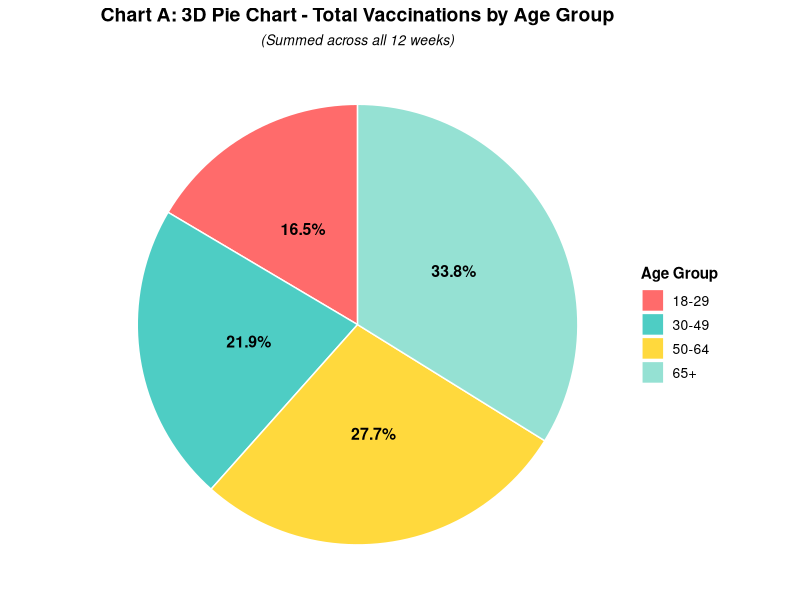
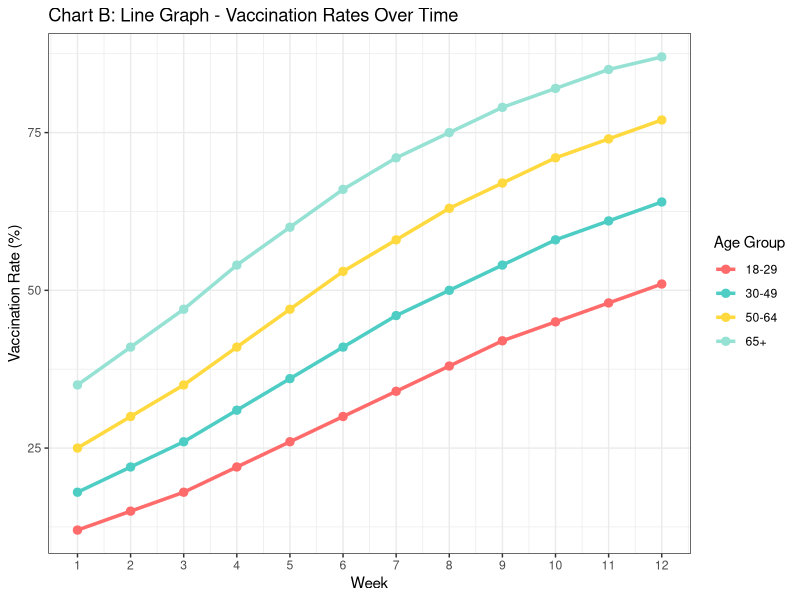
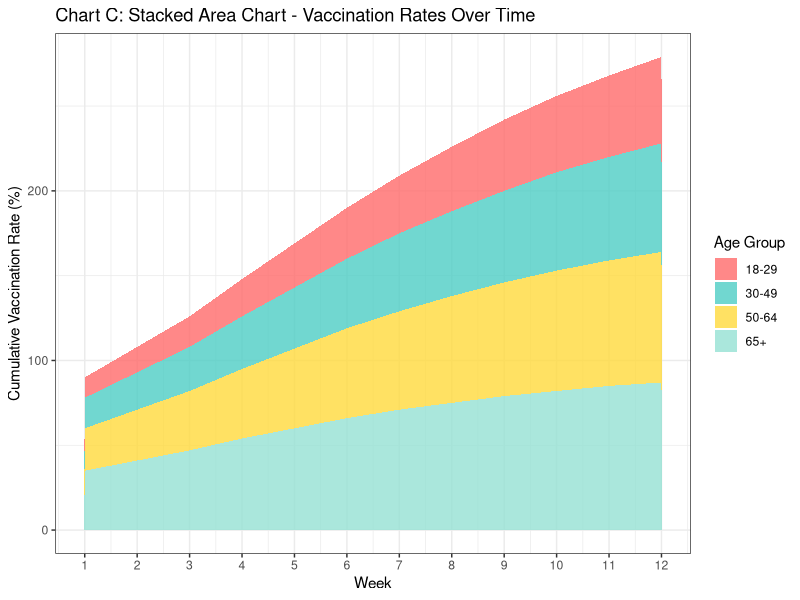
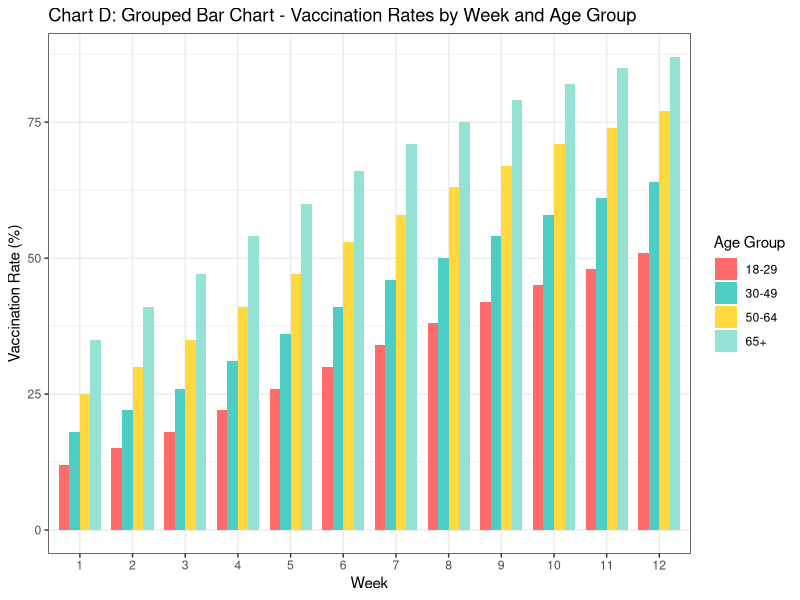
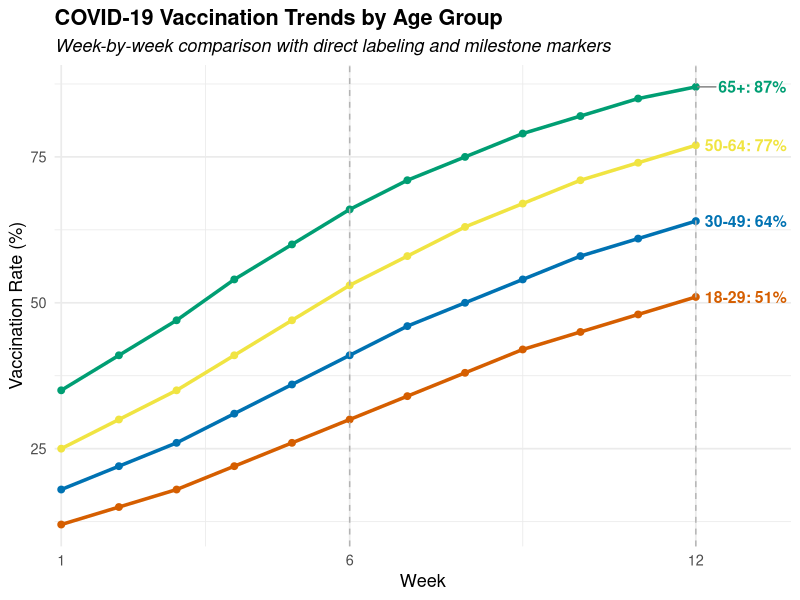
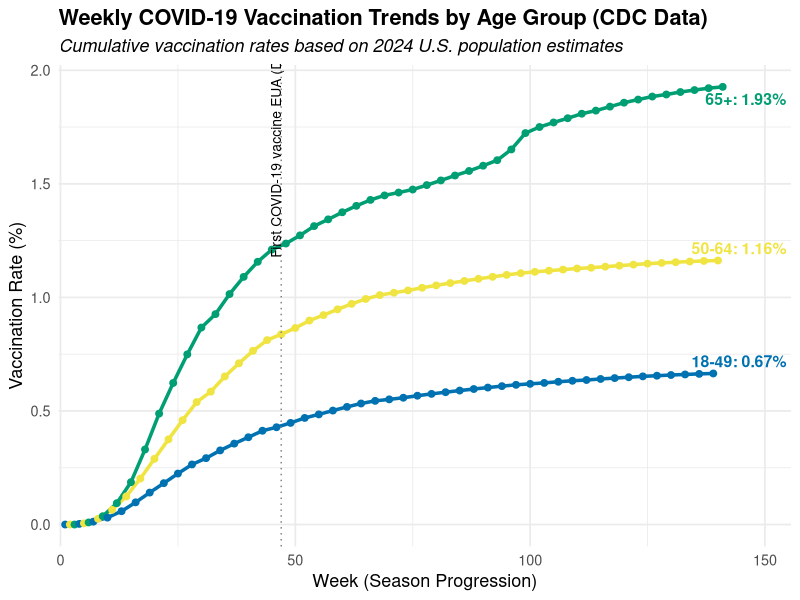
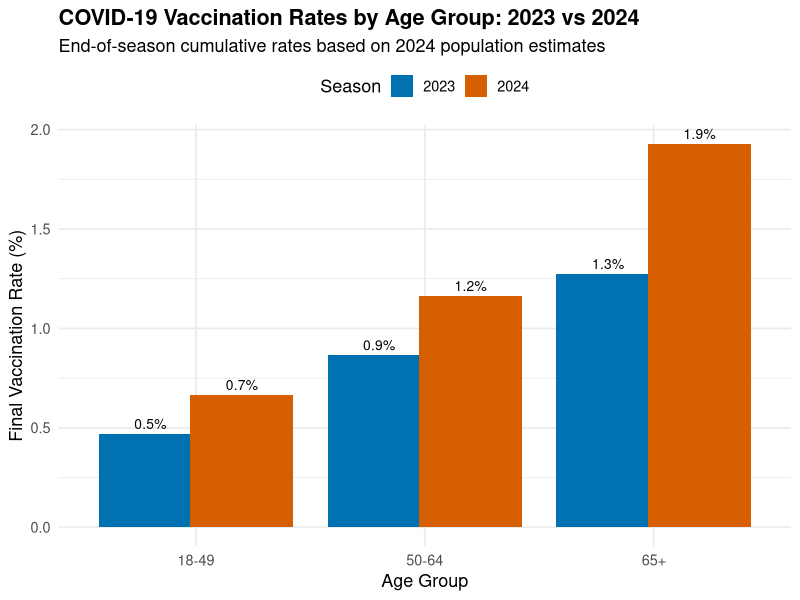
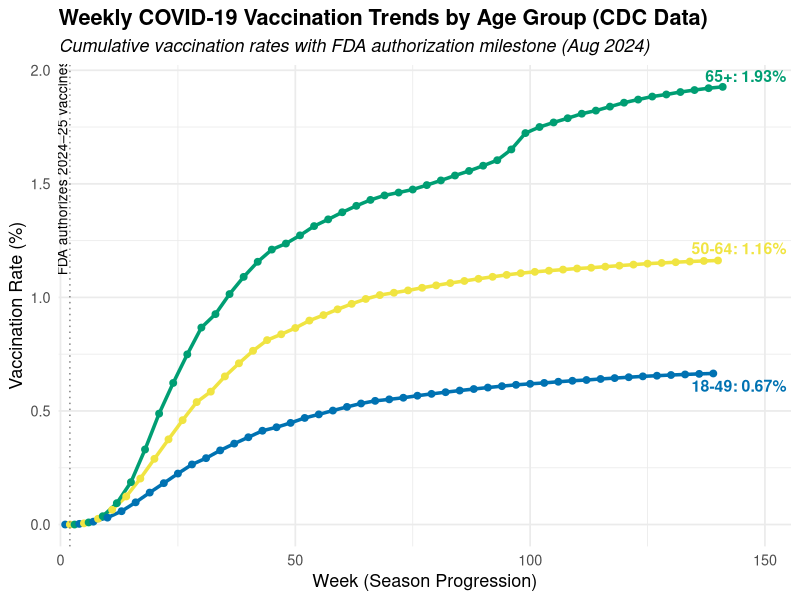

The R source for these figures, in order:
## ---- chunk 1
#| label: fig-comparing-graphics-figures
#| fig-cap: "Four different representations of COVID vaccination rates."
#| fig-subcap: ["Caption 1", "Caption 2", "Caption 3", "Caption 4"]
#| fig-alt: [ "A pie chart showing the total COVID-19 vaccinations summed across all 12 weeks by age group. The largest portion, about 33.8%, is for adults aged 65 and older, followed by 50–64 at 27.7%, 30–49 at 21.9%, and 18–29 at 16.5%.", "A line graph showing vaccination rates over 12 weeks for four age groups. All groups show a steady increase over time, with the 65+ group consistently having the highest rates and the 18–29 group the lowest.", "A stacked area chart showing cumulative vaccination rates over 12 weeks for all age groups. The 65+ group contributes the largest share to the total area, followed by the 50–64, 30–49, and 18–29 groups, illustrating overall growth in vaccination coverage.", "A grouped bar chart displaying weekly vaccination rates for each age group. Each week shows four bars representing the age groups, with values increasing across weeks. Older age groups consistently have taller bars than younger ones, reflecting higher vaccination rates."]
#| layout-ncol: 2
#| code-fold: true

# Load required libraries
suppressPackageStartupMessages({
  library(ggplot2)
  theme_set(theme_bw())
  library(tidyverse)
  library(ggrepel)
})

# Create sample dataset
set.seed(123)
weeks <- 1:12
age_groups <- c("18-29", "30-49", "50-64", "65+")

# Generate vaccination rate data with realistic patterns
vaccination_data <- data.frame(
  week = rep(weeks, each = 4),
  age_group = rep(age_groups, times = 12),
  vaccination_rate = c(
    # Week-by-week data for each age group
    12, 18, 25, 35,  # Week 1
    15, 22, 30, 41,  # Week 2
    18, 26, 35, 47,  # Week 3
    22, 31, 41, 54,  # Week 4
    26, 36, 47, 60,  # Week 5
    30, 41, 53, 66,  # Week 6
    34, 46, 58, 71,  # Week 7
    38, 50, 63, 75,  # Week 8
    42, 54, 67, 79,  # Week 9
    45, 58, 71, 82,  # Week 10
    48, 61, 74, 85,  # Week 11
    51, 64, 77, 87   # Week 12
  )
)

# Set factor levels for consistent ordering
vaccination_data$age_group <- factor(vaccination_data$age_group, 
                                     levels = c("18-29", "30-49", "50-64", "65+"))

# Define color palette
age_colors <- c("18-29" = "#FF6B6B", 
                "30-49" = "#4ECDC4", 
                "50-64" = "#FFD93D", 
                "65+" = "#95E1D3")

# CHART A: 3D Pie Chart (showing total vaccinations by age group)
# Calculate total vaccinations per age group (sum across weeks)
total_by_age <- vaccination_data %>%
  group_by(age_group) %>%
  summarise(total = sum(vaccination_rate))

# Create pie chart with 3D-like appearance using custom positioning
chart_a <- ggplot(total_by_age, aes(x = "", y = total, fill = age_group)) +
  geom_bar(stat = "identity", width = 1, color = "white") +
  coord_polar("y", start = 0) +
  scale_fill_manual(values = age_colors) +
  labs(title = "Chart A: 3D Pie Chart - Total Vaccinations by Age Group",
       subtitle = "(Summed across all 12 weeks)",
       fill = "Age Group") +
  theme_void() +
  theme(
    plot.title = element_text(hjust = 0.5, size = 14, face = "bold"),
    plot.subtitle = element_text(hjust = 0.5, size = 10, face = "italic"),
    legend.position = "right",
    legend.title = element_text(size = 11, face = "bold"),
    legend.text = element_text(size = 10)
  ) +
  # Add percentage labels
  geom_text(aes(label = paste0(round(total/sum(total)*100, 1), "%")),
            position = position_stack(vjust = 0.5),
            size = 4, fontface = "bold")
chart_a

# CHART B: Line Graph - Vaccination Rates Over Time
chart_b <- ggplot(vaccination_data, aes(x = week, y = vaccination_rate, 
                                        color = age_group, group = age_group)) +
  geom_line(linewidth = 1.2) +
  geom_point(size = 2.5) +
  scale_color_manual(values = age_colors) +
  scale_x_continuous(breaks = 1:12) +
  labs(title = "Chart B: Line Graph - Vaccination Rates Over Time",
       x = "Week",
       y = "Vaccination Rate (%)",
       color = "Age Group")
chart_b

# CHART C: Stacked Area Chart - Vaccination Rates Over Time
chart_c <- ggplot(vaccination_data, aes(x = week, y = vaccination_rate, 
                                        fill = age_group)) +
  geom_area(alpha = 0.8, position = "stack") +
  scale_fill_manual(values = age_colors) +
  scale_x_continuous(breaks = 1:12) +
  labs(title = "Chart C: Stacked Area Chart - Vaccination Rates Over Time",
       x = "Week",
       y = "Cumulative Vaccination Rate (%)",
       fill = "Age Group")
chart_c

# CHART D: Grouped Bar Chart - Vaccination Rates by Week and Age Group
chart_d <- ggplot(vaccination_data, aes(x = factor(week), y = vaccination_rate, 
                                        fill = age_group)) +
  geom_bar(stat = "identity", position = "dodge", width = 0.8) +
  scale_fill_manual(values = age_colors) +
  labs(title = "Chart D: Grouped Bar Chart - Vaccination Rates by Week and Age Group",
       x = "Week",
       y = "Vaccination Rate (%)",
       fill = "Age Group")
chart_d
## ---- chunk 2
# Colorblind-friendly palette
cb_palette <- c("18-29" = "#D55E00", 
                "30-49" = "#0072B2", 
                "50-64" = "#F0E442", 
                "65+"   = "#009E73")

# Define weeks and age groups
weeks <- 1:12
age_groups <- c("18-29", "30-49", "50-64", "65+")

# Generate vaccination rate data
vaccination_data <- data.frame(
  week = rep(weeks, each = 4),
  age_group = rep(age_groups, times = 12),
  vaccination_rate = c(
    12, 18, 25, 35,
    15, 22, 30, 41,
    18, 26, 35, 47,
    22, 31, 41, 54,
    26, 36, 47, 60,
    30, 41, 53, 66,
    34, 46, 58, 71,
    38, 50, 63, 75,
    42, 54, 67, 79,
    45, 58, 71, 82,
    48, 61, 74, 85,
    51, 64, 77, 87
  )
)

# Set factor levels for consistent ordering
vaccination_data$age_group <- factor(vaccination_data$age_group, 
                                     levels = c("18-29", "30-49", "50-64", "65+"))

# Create improved line chart
ggplot(vaccination_data, aes(x = week, y = vaccination_rate, color = age_group)) +
  geom_line(linewidth = 1.2) +
  geom_point(size = 2) +
  geom_text_repel(
    data = vaccination_data %>% filter(week == max(week)),
    aes(label = paste0(age_group, ": ", vaccination_rate, "%")),
    nudge_x = 0.5,
    direction = "y",
    hjust = 0,
    size = 4,
    fontface = "bold",
    segment.color = "grey50"
  ) +
  scale_color_manual(values = cb_palette) +
  scale_x_continuous(breaks = c(1, 6, 12), expand = expansion(mult = c(0.01, 0.1))) +
  geom_vline(xintercept = c(6, 12), linetype = "dashed", color = "grey70") +
  labs(
    title = "COVID-19 Vaccination Trends by Age Group",
    subtitle = "Week-by-week comparison with direct labeling and milestone markers",
    x = "Week",
    y = "Vaccination Rate (%)",
    color = "Age Group"
  ) +
  theme_minimal(base_size = 13) +
  theme(
    legend.position = "none",
    plot.title = element_text(face = "bold"),
    plot.subtitle = element_text(face = "italic")
  )
## ---- chunk 3
cdc <- read_csv("Weekly_Cumulative_Estimated_20251021.csv")

cdc_clean <- cdc %>%
  filter(Location_and_Flu_Season_Order == 38,             # National-level data
         Setting == "Physician Medical Office",
         Age_Group %in% c("18-49", "50-64", "65+")) %>%
  mutate(Week = row_number()) %>%
  select(Week, Age_Group, Cumulative_Doses)

# 2. Define 2023–2024 population data
population <- tibble(
  Age_Group = c("Under 18", "18-49", "50-64", "65+", "18+"),
  Population_2023 = c(78492508, 132711939, 62679401, 59326707, 254718047),
  Population_2024 = c(78297454, 134709073, 62148032, 61179918, 258037023)
)

# Filter for adult CDC groups
pop_2024 <- population %>%
  filter(Age_Group %in% c("18-49", "50-64", "65+")) %>%
  rename(Population = Population_2024)

# 3. Merge CDC data with population and compute rates
cdc_rates <- cdc_clean %>%
  left_join(pop_2024, by = "Age_Group") %>%
  mutate(vaccination_rate = (Cumulative_Doses / Population) * 100)

# 4. Plot cumulative vaccination rate trends
cb_palette <- c("18-49" = "#0072B2",
                "50-64" = "#F0E442",
                "65+"   = "#009E73")

cdc_rates$Age_Group <- factor(cdc_rates$Age_Group, levels = c("18-49", "50-64", "65+"))

Y_max <- max(cdc_rates$vaccination_rate, na.rm = TRUE)
X <- 47  # approximate week of Dec 2020 (first vaccine EUA)

p1 <- ggplot(cdc_rates, aes(x = Week, y = vaccination_rate, color = Age_Group)) +
  geom_line(linewidth = 1.2) +
  geom_point(size = 2) +
  geom_text_repel(
    data = cdc_rates %>% group_by(Age_Group) %>% slice_tail(n = 1),
    aes(label = paste0(Age_Group, ": ", round(vaccination_rate, 2), "%")),
    nudge_x = 0.5,
    direction = "y",
    hjust = 0,
    size = 4,
    fontface = "bold",
    segment.color = "grey50"
  ) +
  geom_vline(xintercept = X, linetype = "dotted", color = "grey50") +
  annotate("text", x = X + 1, y = Y_max * 0.9,
           label = "First COVID-19 vaccine EUA (Dec 2020)",
           angle = 90, vjust = -0.5, size = 3.5) +
  scale_color_manual(values = cb_palette) +
  scale_x_continuous(expand = expansion(mult = c(0.01, 0.1))) +
  labs(
    title = "Weekly COVID-19 Vaccination Trends by Age Group (CDC Data)",
    subtitle = "Cumulative vaccination rates based on 2024 U.S. population estimates",
    x = "Week (Season Progression)",
    y = "Vaccination Rate (%)",
    color = "Age Group"
  ) +
  theme_minimal(base_size = 13) +
  theme(
    legend.position = "none",
    plot.title = element_text(face = "bold"),
    plot.subtitle = element_text(face = "italic")
  )

p1

# 5. Create a grouped bar chart for 2023 vs 2024 comparison
cdc_rates <- cdc_rates %>%
  mutate(Season = if_else(Week <= 52, "2023", "2024"))

cdc_summary <- cdc_rates %>%
  group_by(Age_Group, Season) %>%
  summarize(final_rate = max(vaccination_rate, na.rm = TRUE), .groups = "drop")

p2 <- ggplot(cdc_summary, aes(x = Age_Group, y = final_rate, fill = Season)) +
  geom_bar(stat = "identity", position = position_dodge(width = 0.8)) +
  geom_text(aes(label = paste0(round(final_rate, 1), "%")),
            position = position_dodge(width = 0.8), vjust = -0.5, size = 3.5) +
  scale_fill_manual(values = c("2023" = "#0072B2", "2024" = "#D55E00")) +
  labs(
    title = "COVID-19 Vaccination Rates by Age Group: 2023 vs 2024",
    subtitle = "End-of-season cumulative rates based on 2024 population estimates",
    x = "Age Group",
    y = "Final Vaccination Rate (%)",
    fill = "Season"
  ) +
  theme_minimal(base_size = 13) +
  theme(
    plot.title = element_text(face = "bold"),
    legend.position = "top"
  )

p2
## ---- chunk 4
ggplot(cdc_rates, aes(x = Week, y = vaccination_rate, color = Age_Group)) +
  geom_line(linewidth = 1.2) +
  geom_point(size = 2) +
  geom_text_repel(
    data = cdc_rates %>% group_by(Age_Group) %>% slice_tail(n = 1),
    aes(label = paste0(Age_Group, ": ", round(vaccination_rate, 2), "%")),
    nudge_x = 0.5,
    direction = "y",
    hjust = 0,
    size = 4,
    fontface = "bold",
    segment.color = "grey50"
  ) +
  # Annotation for FDA authorization
  geom_vline(xintercept = 2, linetype = "dotted", color = "grey50") +
  annotate("text", x = 2.5, y = max(cdc_rates$vaccination_rate) * 0.9,
           label = "FDA authorizes 2024–25 vaccines (Aug 2024)",
           angle = 90, vjust = -0.5, size = 3.5) +
  scale_color_manual(values = cb_palette) +
  scale_x_continuous(expand = expansion(mult = c(0.01, 0.1))) +
  labs(
    title = "Weekly COVID-19 Vaccination Trends by Age Group (CDC Data)",
    subtitle = "Cumulative vaccination rates with FDA authorization milestone (Aug 2024)",
    x = "Week (Season Progression)",
    y = "Vaccination Rate (%)",
    color = "Age Group"
  ) +
  theme_minimal(base_size = 13) +
  theme(
    legend.position = "none",
    plot.title = element_text(face = "bold"),
    plot.subtitle = element_text(face = "italic")
  )
